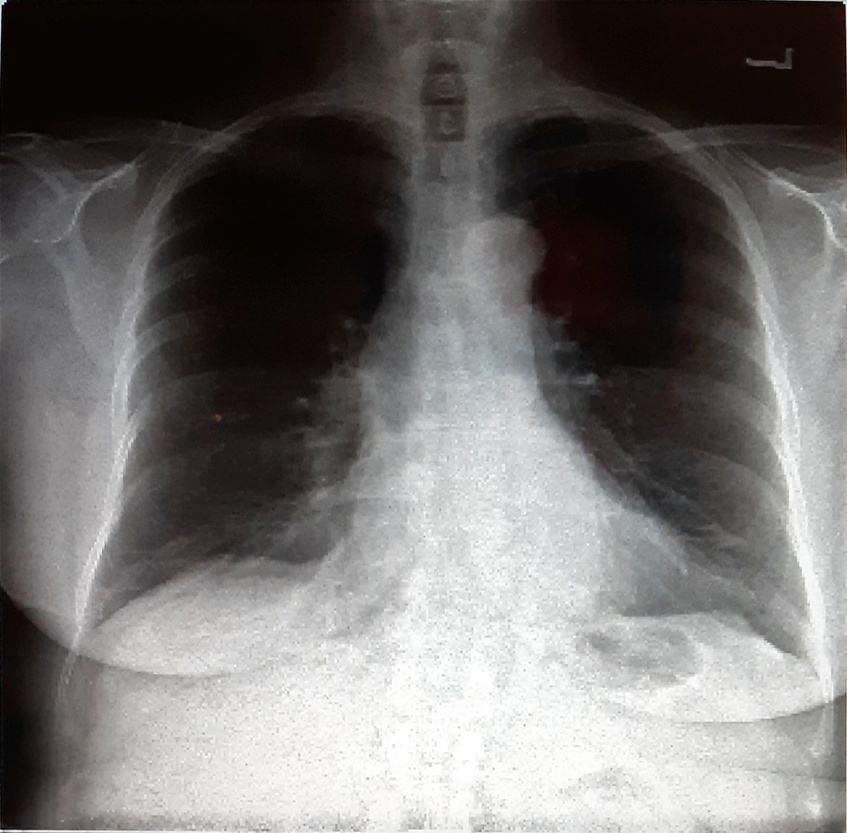
#> input picture images/Patient1.jpg, 847 x 833 px, shrunk from 1787 x 1758 before the run
$ python laplacien.py images/Patient1.jpg out.png 1.0   (older library calls are emulated)
#> lines starting #> are read from the running program, lines starting #| are printed output that depends on the picture
import sys
import cv2
import numpy as np

# Verifie que le nombre d'arguments passes est bien 4 (nom du script + 3 arguments)
if len(sys.argv) != 4:
    print("Usage: laplacien.py input_path output_path strength")
    sys.exit(1)

input_path = sys.argv[1]
output_path = sys.argv[2]
strength = float(sys.argv[3])

image = cv2.imread(input_path, cv2.IMREAD_GRAYSCALE)
#> image: shape (833, 847); min 0, max 255, mean 112.3
if image is None:
    print(f"Erreur lecture image : {input_path}")
    sys.exit(1)

# Applique le filtre Laplacien sur l'image, qui detecte les contours
laplacian = cv2.Laplacian(image, cv2.CV_64F)
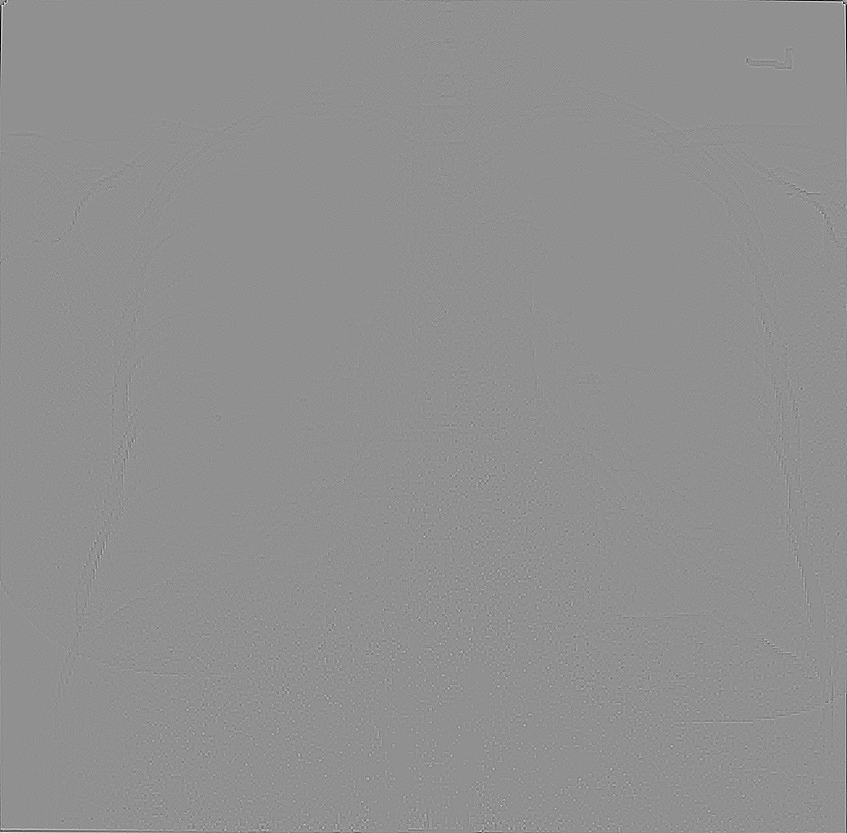
#> laplacian: shape (833, 847) float64; min -326, max 249, mean -0.1; drawn with min black and max white

# Multiplie le resultat par la force specifiee
laplacian *= strength

# Convertit le resultat en valeurs absolues 8 bits, pour pouvoir l'enregistrer comme image
laplacian = cv2.convertScaleAbs(laplacian)
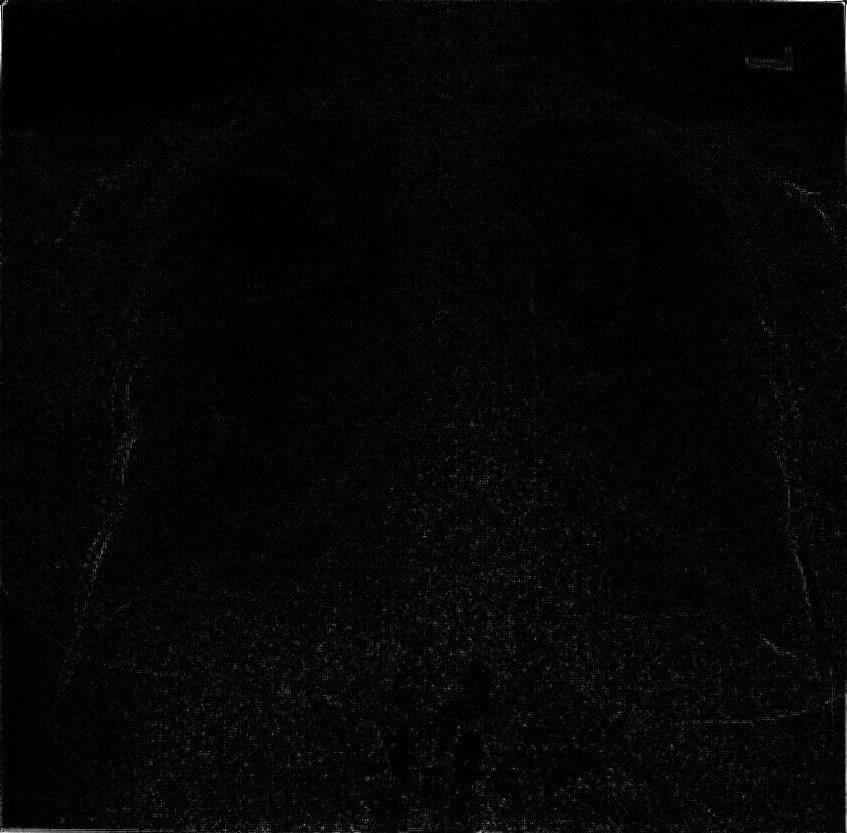
#> laplacian: shape (833, 847); min 0, max 255, mean 5.6

# Enregistre l'image
cv2.imwrite(output_path, laplacian)

$ run again, on images/Patient12.jpg
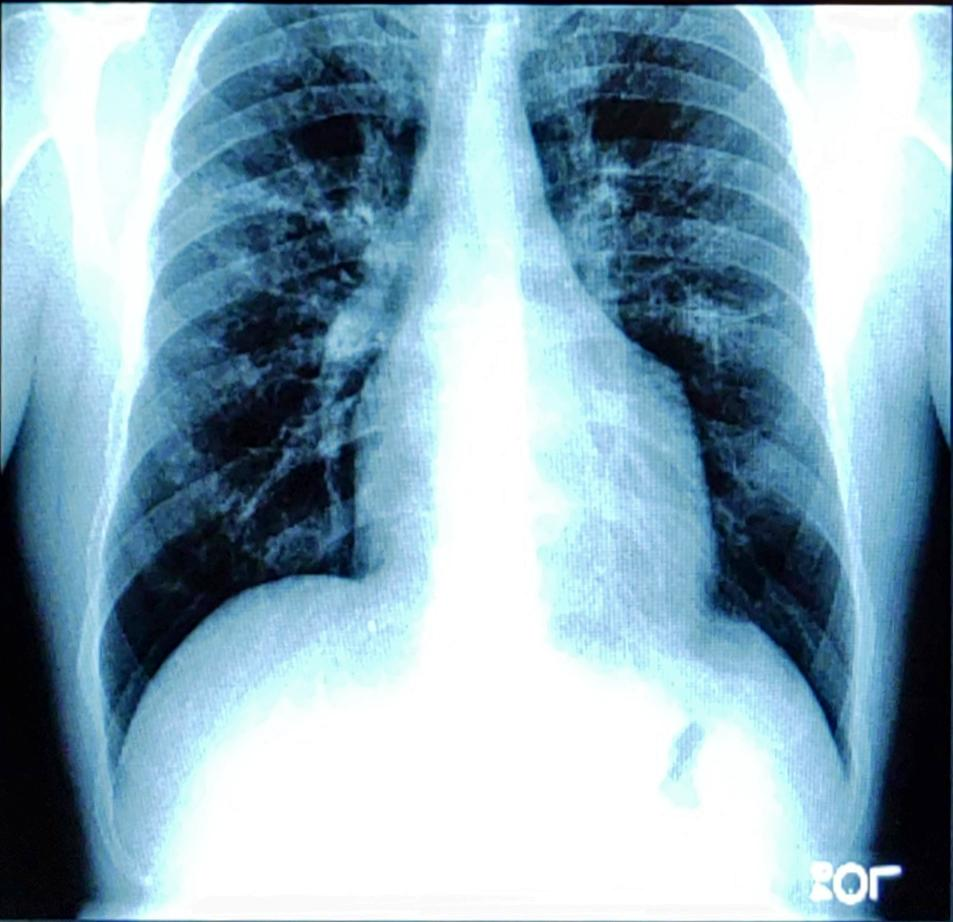
#> input picture images/Patient12.jpg, 953 x 922 px
#> `image = cv2.imread(input_path, cv2.IMREAD_GRAYSCALE)`:
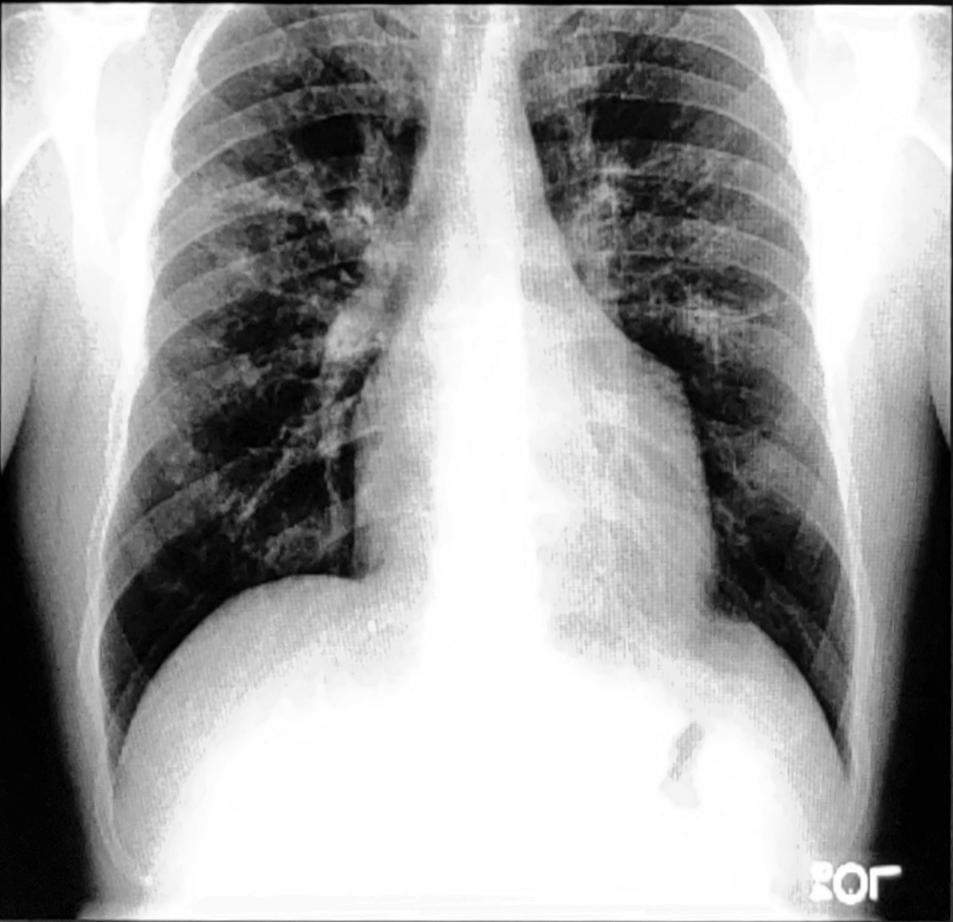
#> image: shape (922, 953); min 0, max 255, mean 163
#> `laplacian = cv2.convertScaleAbs(laplacian)`:
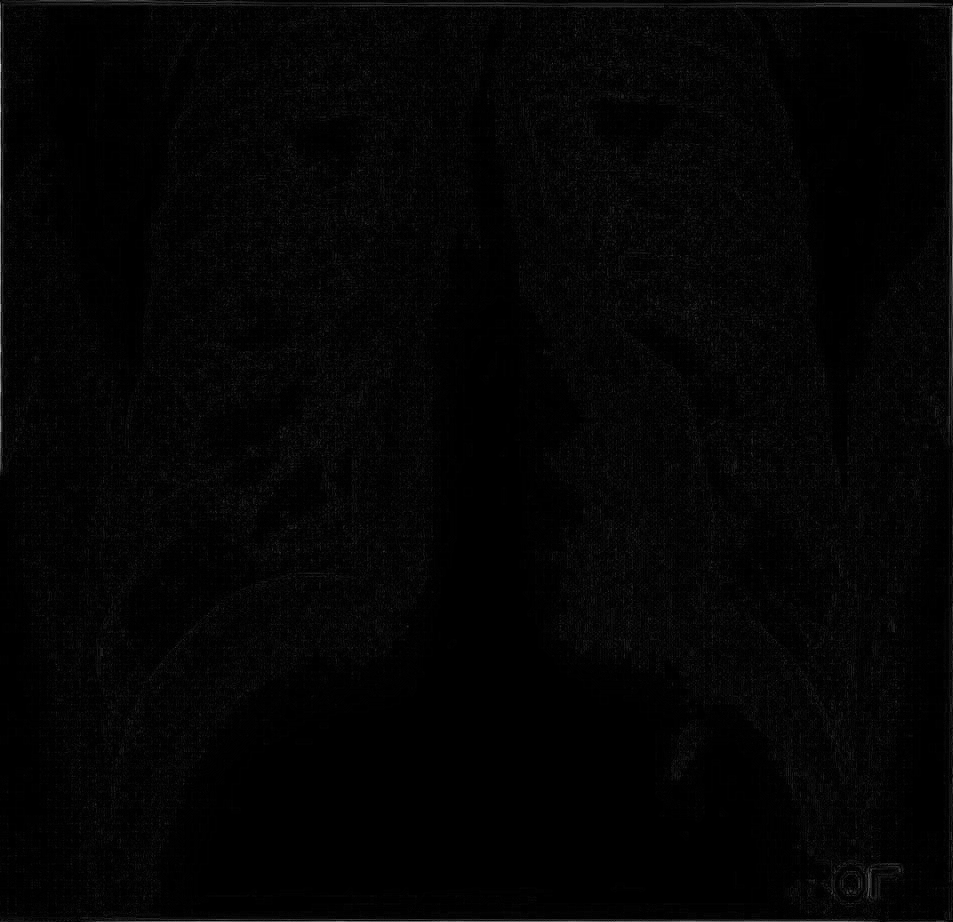
#> laplacian: shape (922, 953); min 0, max 207, mean 4.1

$ run again, on images/Patient13.jpg
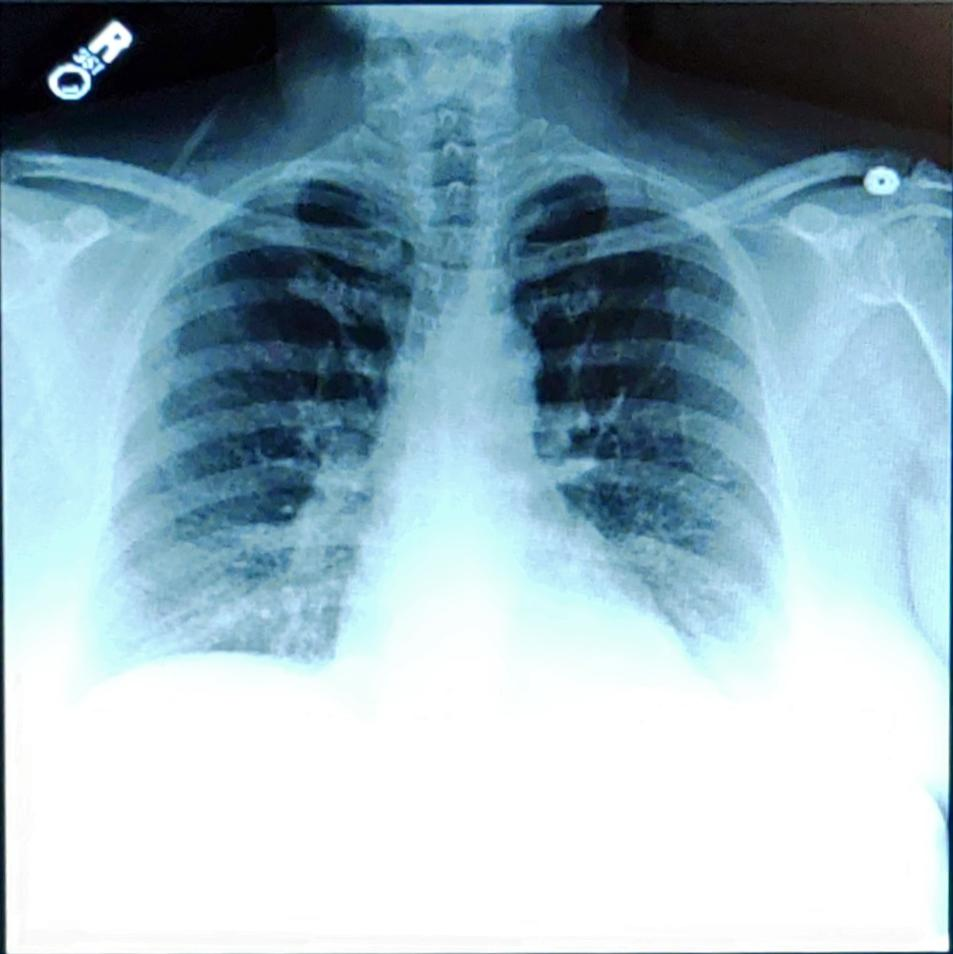
#> input picture images/Patient13.jpg, 953 x 954 px
#> `image = cv2.imread(input_path, cv2.IMREAD_GRAYSCALE)`:
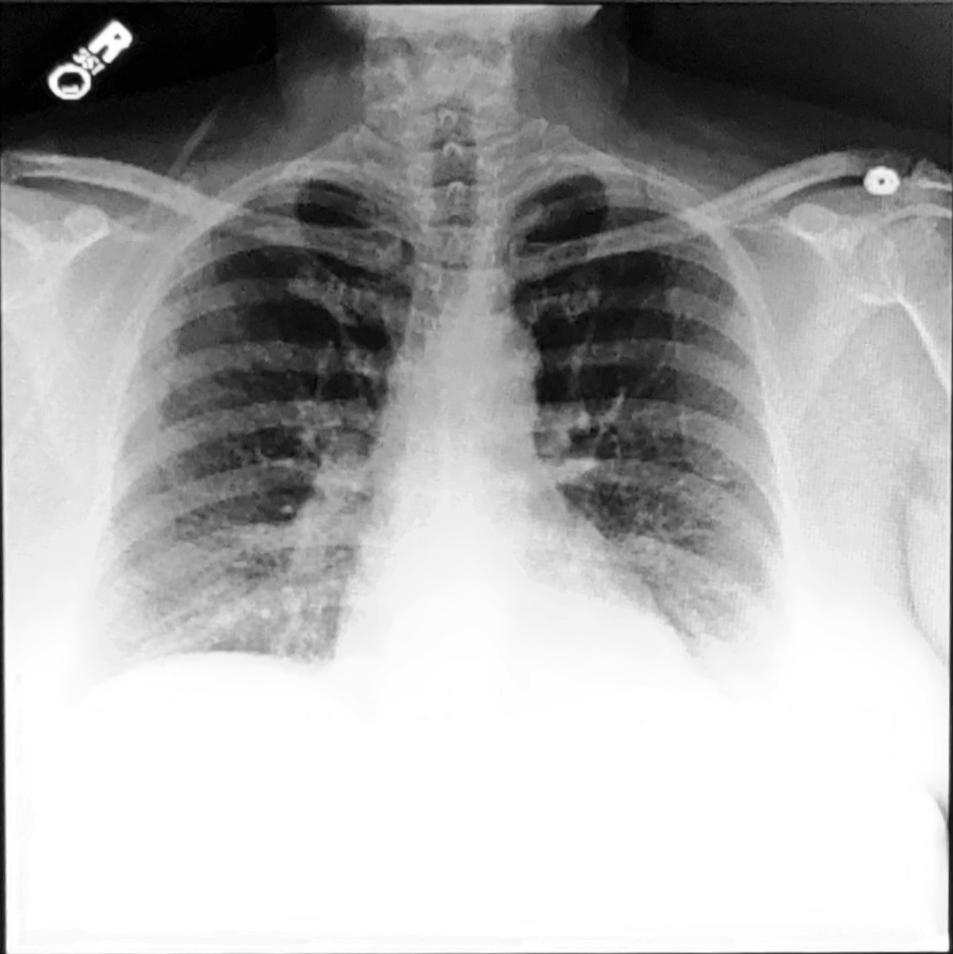
#> image: shape (954, 953); min 0, max 255, mean 170.3
#> `laplacian = cv2.convertScaleAbs(laplacian)`:
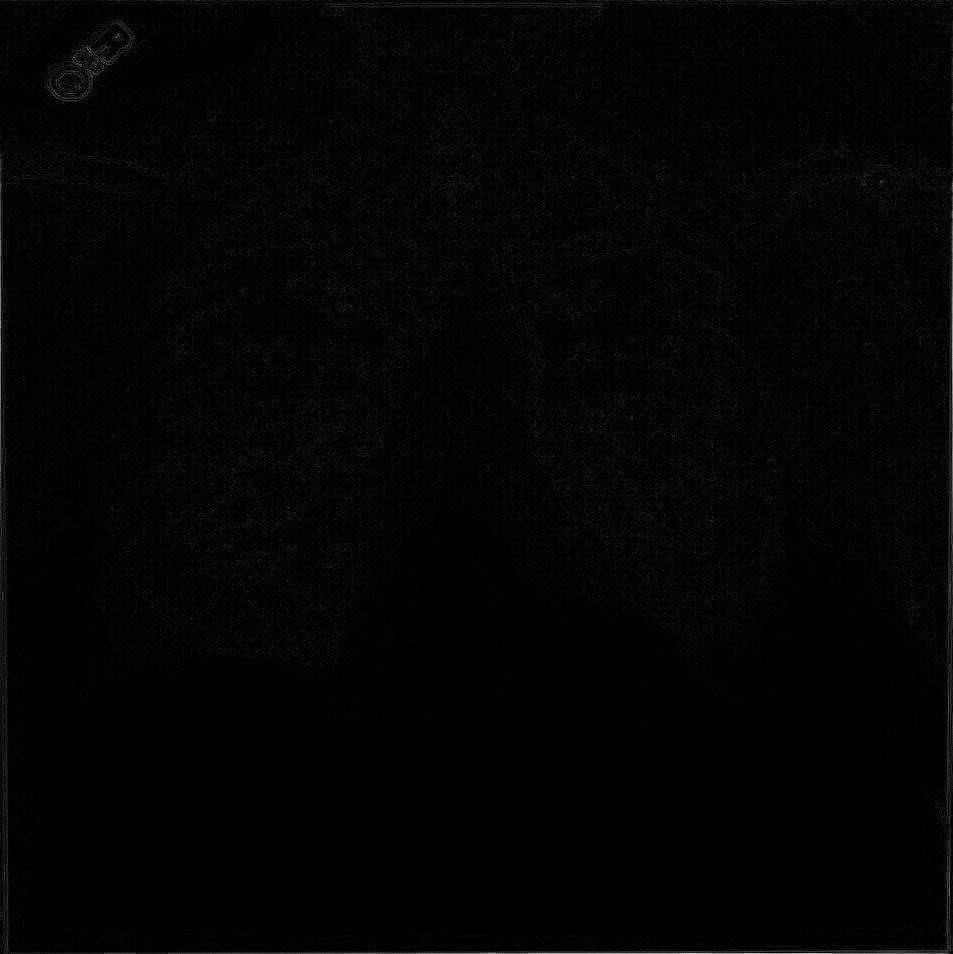
#> laplacian: shape (954, 953); min 0, max 199, mean 2.9

$ run again, on images/Patient14.jpg
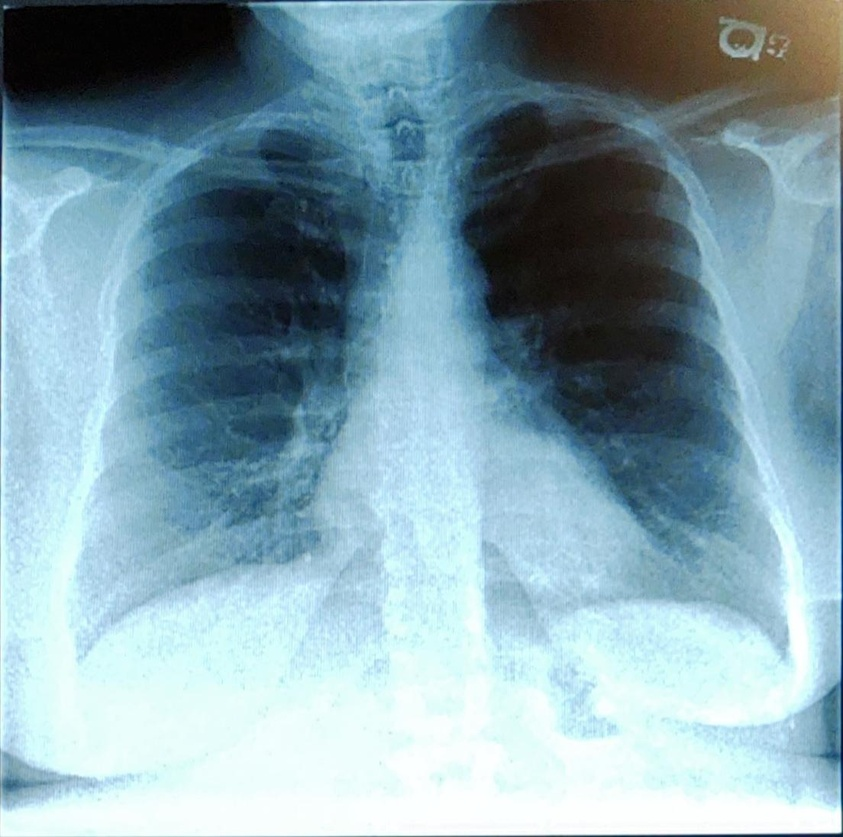
#> input picture images/Patient14.jpg, 843 x 837 px, shrunk from 1104 x 1096 before the run
#> `image = cv2.imread(input_path, cv2.IMREAD_GRAYSCALE)`:
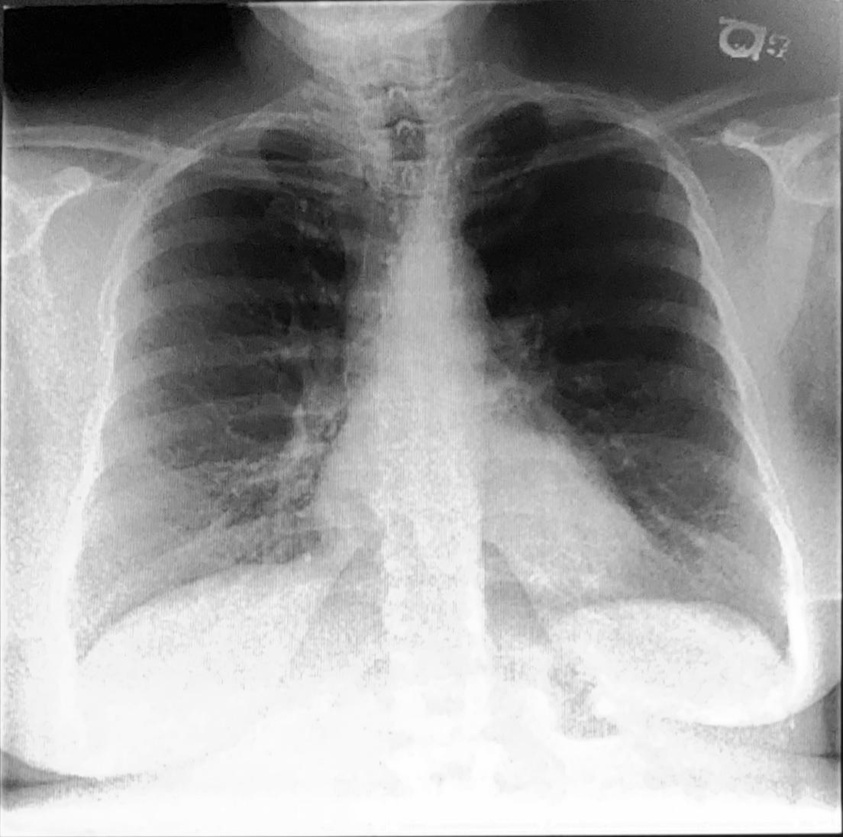
#> image: shape (837, 843); min 0, max 255, mean 153.9
#> `laplacian = cv2.convertScaleAbs(laplacian)`:
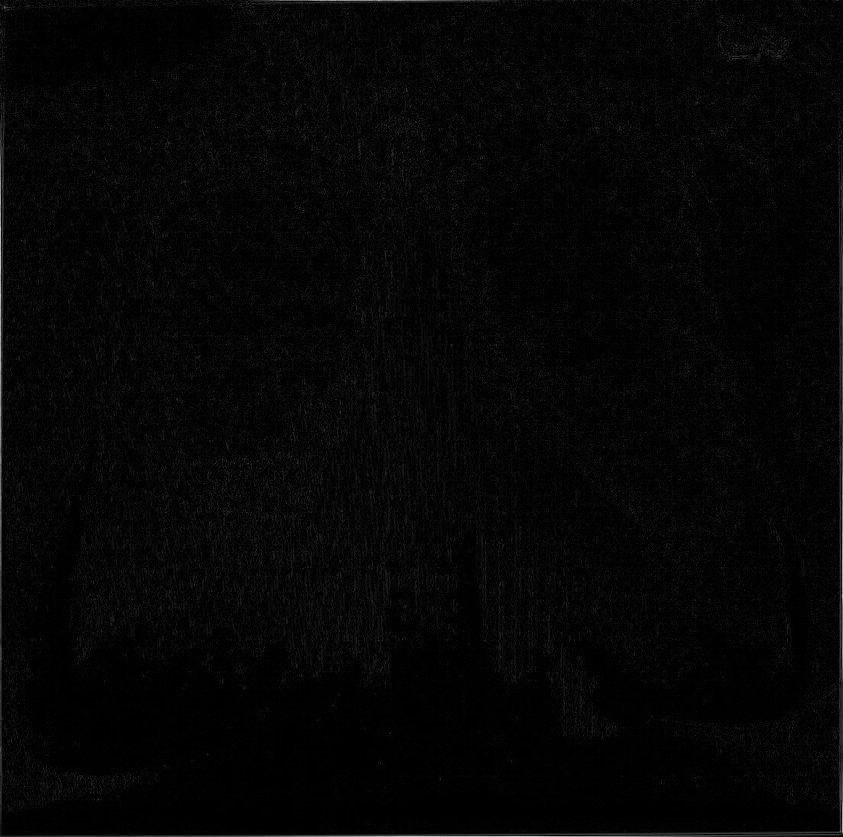
#> laplacian: shape (837, 843); min 0, max 201, mean 5.6
